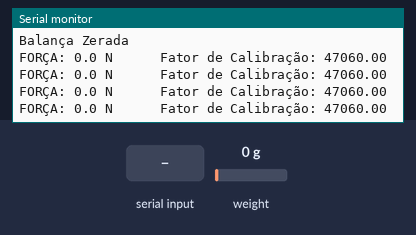
Bench run of a sketch on a simulated Arduino Uno, built with avr-gcc and run on an emulated ATmega328P. Parts: the last lines printed to the serial monitor. Inputs (shaded band) come from the test bench; at power-on: weight on the scale 0 g.

Above: at 2.2 s.
2.3 s: weight on the scale set to 100 g
At 2.66 s:
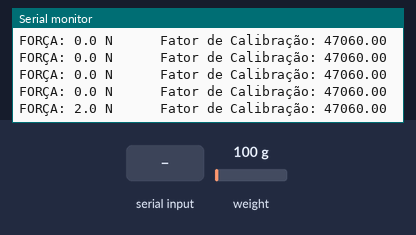
5.3 s: "+" received over Serial
At 5.77 s:
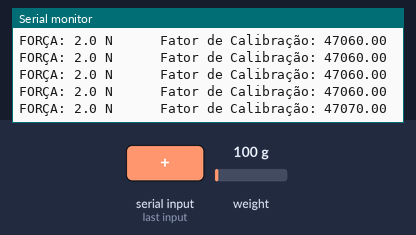
6.8 s: byte 116 ('t') received over Serial
At 8.07 s:
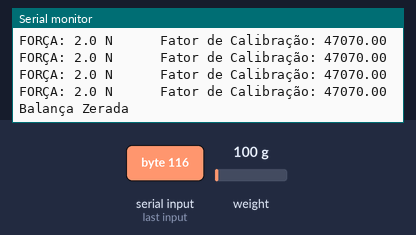
9.8 s: "a" received over Serial
At 10.51 s:
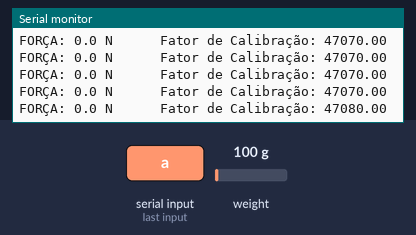
11.3 s: weight on the scale set to 1250 g
At 11.44 s:
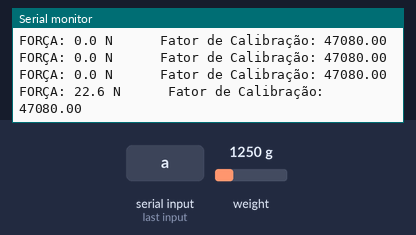
Timing chart, 0 to 13.8 s (numbered marks = the images above; inputs shaded):
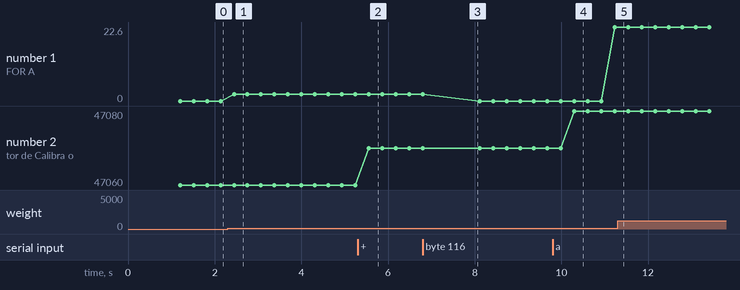

Measured:
- after the input at 2.3 s, the serial monitor: prints a new line after 0.15 s (image 1)
- after the input at 5.3 s, the serial monitor: prints a new line after 0.26 s (image 2)
- after the input at 6.8 s, the serial monitor: prints a new line after 1.1 s (image 3)
- after the input at 9.8 s, the serial monitor: prints a new line after 0.50 s (image 4)
- plotted number 1: 0 → 2 after the input at 2.3 s, 2 → 0 after the input at 6.8 s, 0 → 22.6 after the input at 9.8 s
- plotted number 2: 47060 → 47070 after the input at 5.3 s, 47070 → 47080 after the input at 9.8 s

The sketch:

rambo.ino
```cpp
#include "HX711.h"                    // Biblioteca HX711

#define DOUT    7                    //  HX711 DATA OUT = pino A0 do Arduino
#define CLK  6                       //  HX711 SCK IN = pino A1 do Arduino

float calibration_factor = 47060;

HX711 balanca;

void setup() {
  Serial.begin(9600);   // monitor serial 9600 Bps
  balanca.begin(DOUT, CLK);      // inicializa a balança
  Serial.println();   // salta uma linha
  Serial.println("CÉLULA DE CARGA KOSMOS");   // imprime no monitor serial
  Serial.println("HX711 - Calibracao da Balança");   // imprime no monitor serial

  balanca.set_scale();   // configura a escala da Balança
  zeraBalanca ();   // zera a Balança

}

void loop() {
  delay(200);
  balanca.set_scale(calibration_factor);   // ajusta fator de calibração
  Serial.print("FORÇA: ");   // imprime no monitor serial
  Serial.print(balanca.get_units()*9.81*2, 1);   // imprime peso da balança com 3 casas decimais
  Serial.print(" N");
  Serial.print("      Fator de Calibração: ");   // imprime no monitor serial
  Serial.println(calibration_factor);   // imprime fator de calibração
  delay(10) ;   // atraso de 0,1 segundo

  if (Serial.available())   // reconhece letra para ajuste do fator de calibração
  {
   char temp = Serial.read();
   if (temp == '+' || temp == 'a')   // a = aumenta 10
   calibration_factor += 10;
   else if (temp == '-' || temp == 'z')   // z = diminui 10
   calibration_factor -= 10;
   else if (temp == 's')   // s = aumenta 100
   calibration_factor += 100;
   else if (temp == 'x')   // x = diminui 100
   calibration_factor -= 100;
   else if (temp == 'd')   // d = aumenta 1000
   calibration_factor += 1000;
   else if (temp == 'c')   // c = diminui 1000
   calibration_factor -= 1000;
   else if (temp == 'f')   // f = aumenta 10000
   calibration_factor += 10000;
   else if (temp == 'v')   // v = dimuni 10000
   calibration_factor -= 10000;
   else if (temp == 't') zeraBalanca ();   // t = zera a Balança
  }
}

void zeraBalanca ()
{
  Serial.println();   // salta uma linha
  balanca.tare();   // zera a Balança
  Serial.println("Balança Zerada ");
}
```
